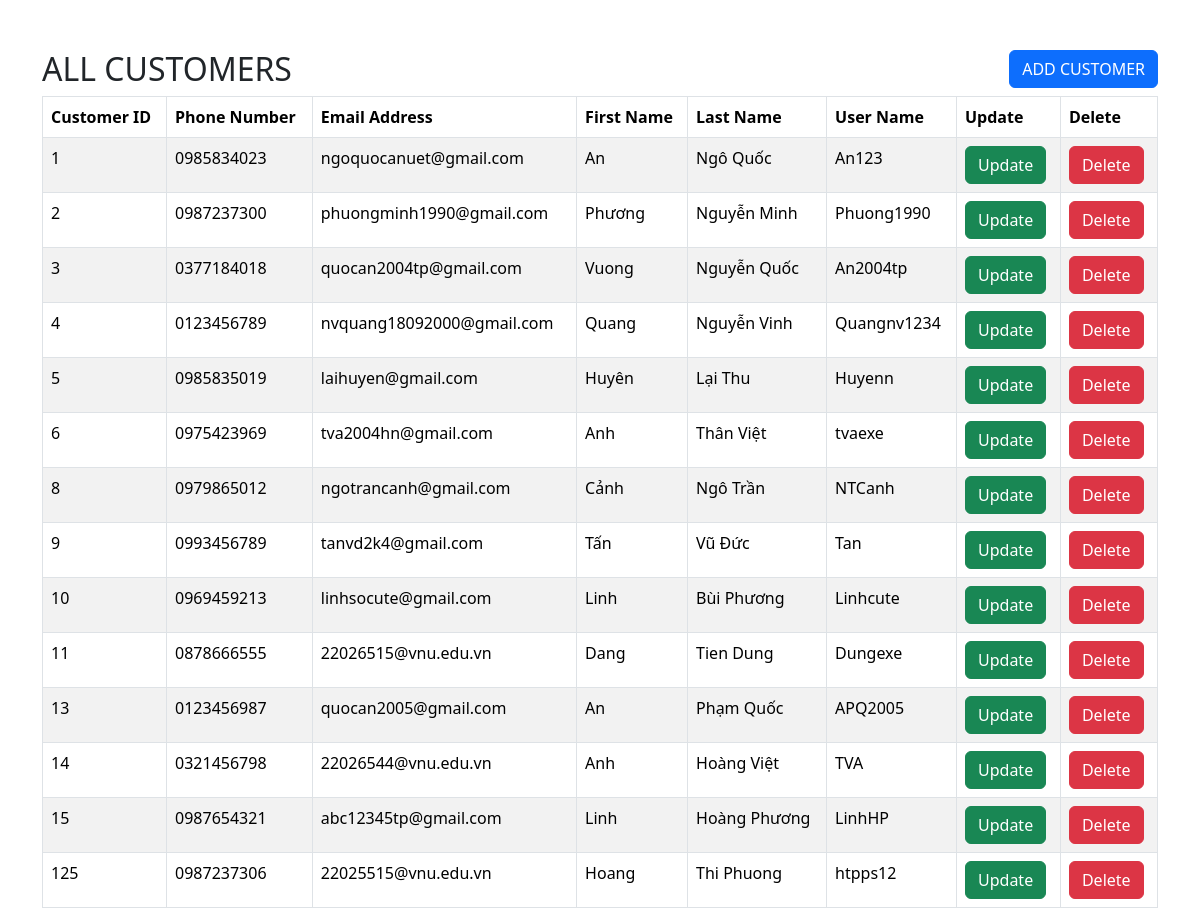
/page_customer.php, run on the app's committed database.
### tables this page shows
CREATE TABLE `customer` (
  `customerId` int NOT NULL,
  `phoneNumber` varchar(15) DEFAULT NULL,
  `emailAddress` varchar(50) DEFAULT NULL,
  `firstName` varchar(30) DEFAULT NULL,
  `lastName` varchar(30) DEFAULT NULL,
  `userName` varchar(30) DEFAULT NULL,
  PRIMARY KEY (`customerId`)
);

### page_customer.php (the view, shortened to what this page needs)
<!DOCTYPE html>
<html lang="en">
<head>
    <link href="https://cdn.jsdelivr.net/npm/bootstrap@5.3.2/dist/css/bootstrap.min.css" rel="stylesheet">
</head>
<body>
    <?php include 'dbcon.php'; ?>
    <div class="container">
        <div class="box1">
            <h2>ALL CUSTOMERS</h2>
            <button class="btn btn-primary" data-bs-toggle="modal" data-bs-target="#exampleModal">ADD CUSTOMER</button>
        </div>
        <table class="table table-hover table-bordered table-striped">
            <thead>
                <tr>
                    <th>Customer ID</th>
                    <th>Phone Number</th>
                    <th>Email Address</th>
                    <th>First Name</th>
                    <th>Last Name</th>
                    <th>User Name</th>
                    <th>Update</th>
                    <th>Delete</th>
                </tr>
            </thead>
            <tbody>
                <?php
                $query = "SELECT * FROM `customer`";
                $result = mysqli_query($connection, $query);
                if (!$result) {
                    die("Query Failed" . mysqli_error());
                } else {
                    while($row = mysqli_fetch_assoc($result)) {
                        echo "<tr>";
                        echo "<td>" . $row['customerId'] . "</td>";
                        echo "<td>" . $row['phoneNumber'] . "</td>";
                        echo "<td>" . $row['emailAddress'] . "</td>";
                        echo "<td>" . $row['firstName'] . "</td>";
                        echo "<td>" . $row['lastName'] . "</td>";
                        echo "<td>" . $row['userName'] . "</td>";
                        echo "<td><a href='update_data_customer.php?customerId=".$row['customerId']."' class='btn btn-success'>Update</a></td>";
                        echo "<td><a href='delete_data_customer.php?customerId=".$row['customerId']."' class='btn btn-danger'>Delete</a></td>";
                        echo "</tr>";
                    }
                }
                ?>
            </tbody>
        </table>
    </div>
</body>
</html>

### page_customer.php (style rules this page uses)
.box1 h2 { float: left; }
.box1 button { float: right; }
.container { margin-top: 50px; }
td { text-transform:none; }

### data on the page
customer: customerId "1", phoneNumber "0985834023", emailAddress "ngoquocanuet@gmail.com", firstName "An", lastName "Ngô Quốc", userName "An123"
customer: customerId "2", phoneNumber "0987237300", emailAddress "phuongminh1990@gmail.com", firstName "Phương", lastName "Nguyễn Minh", userName "Phuong1990"
customer: customerId "3", phoneNumber "0377184018", emailAddress "quocan2004tp@gmail.com", firstName "Vuong", lastName "Nguyễn Quốc", userName "An2004tp"
customer: customerId "4", phoneNumber "0123456789", emailAddress "nvquang18092000@gmail.com", firstName "Quang", lastName "Nguyễn Vinh", userName "Quangnv1234"
customer: customerId "5", phoneNumber "0985835019", emailAddress "laihuyen@gmail.com", firstName "Huyên", lastName "Lại Thu", userName "Huyenn"
customer: customerId "6", phoneNumber "0975423969", emailAddress "tva2004hn@gmail.com", firstName "Anh", lastName "Thân Việt", userName "tvaexe"
customer: customerId "8", phoneNumber "0979865012", emailAddress "ngotrancanh@gmail.com", firstName "Cảnh", lastName "Ngô Trần", userName "NTCanh"
customer: customerId "9", phoneNumber "0993456789", emailAddress "tanvd2k4@gmail.com", firstName "Tấn", lastName "Vũ Đức", userName "Tan"
customer: customerId "10", phoneNumber "0969459213", emailAddress "linhsocute@gmail.com", firstName "Linh", lastName "Bùi Phương", userName "Linhcute"
customer: customerId "11", phoneNumber "0878666555", emailAddress "22026515@vnu.edu.vn", firstName "Dang", lastName "Tien Dung", userName "Dungexe"
customer: customerId "13", phoneNumber "0123456987", emailAddress "quocan2005@gmail.com", firstName "An", lastName "Phạm Quốc", userName "APQ2005"
customer: customerId "14", phoneNumber "0321456798", emailAddress "22026544@vnu.edu.vn", firstName "Anh", lastName "Hoàng Việt", userName "TVA"
customer: customerId "15", phoneNumber "0987654321", emailAddress "abc12345tp@gmail.com", firstName "Linh", lastName "Hoàng Phương", userName "LinhHP"
customer: customerId "125", phoneNumber "0987237306", emailAddress "22025515@vnu.edu.vn", firstName "Hoang", lastName "Thi Phuong", userName "htpps12"
